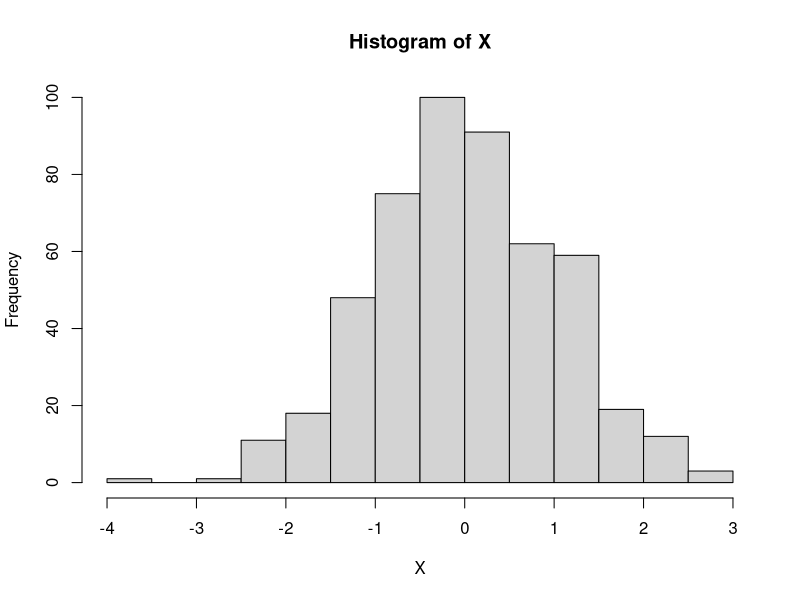

Recreate this plot in R.
# 1A) 

X1 <- 3
Y1 <- 2

X2 <- -4
Y2 <- 100

a = (Y2*X1 - Y1*X2)/(X1-X2)
b = (Y1-Y2)/(X1-X2)

a
b


# 1B) 

X1 <- 0
Y1 <- -2

X2 <- -11
Y2 <- -100

a = (Y2*X1 - Y1*X2)/(X1-X2)
b = (Y1-Y2)/(X1-X2)

a
b

# 1C)

X <- rnorm(500)
hist(X)
summary(X) # the median can be read out of this output

# 1D)

X <- rnorm(20)
# Let us look at X:
X
tildeX <- X - mean(X)
# tildeX is now "mean centred":
mean(tildeX)
# the mean is not exactly zero, but this is due to the limited 
# numerical precision we use.

# 1E)
X <- rnorm(20)
X
tildeX <- (X - mean(X))/sd(X)
# tildeX is now "fully standardized":

#Again, we (approximately) confirm the results we earlier know from mathematics
#to be exactly true.
mean(tildeX) #very close to zero
sd(tildeX) #R usually reports 1, though this is 1.0000000000000000000, i.e.,
#1 with many decimals afterwards, so that the best approximation to the number
#within the numerical precision used, is 1. We know from math that the answer is
#the integer 1, i.e., 1.0 with an infinite number of zeros afterwards.

#1F

#Only a mathematical derivation can show that the mentioned
#property holds for -all- numbers. The reason for this is
#that there is an infinite collection of numbers, and so
#a computer cannot check this property in a finite amount of time.
#Also, the computer can only do operations with finite precision,
#and so we cannot check that the average is exactly zero and that
#the standard deviation is exactly one. The exactness of this
#result (i.e., not that the average is approximately zero, but 
#that the real answer, without approximation error, really is
#exactly equal to zero) cannot be assessed in general by a 
#computer.
#Note still that having seen that the e.g. the mean is approximately
#zero each time does make this result more and more plausible,
#and may be the starting point for a formal mathematical investigation.

#1G
n <- 15
x <- 0.5
series <- x^(0:n)

# "series" now contains x^i for i = 0, 1, 2, ..., n.
# That is, the first element is 0.5^0 = 0,
# the second element is 0.5^1 = 0.5,
# the third element is 0.5^2 = 0.25,
# ETC.
# The sum of "series" is therefore a geometric sum
# with n = 15 and x = 0.5

sum(series)

# This agrees with the formula:
(1-x^(n+1))/(1-x)




